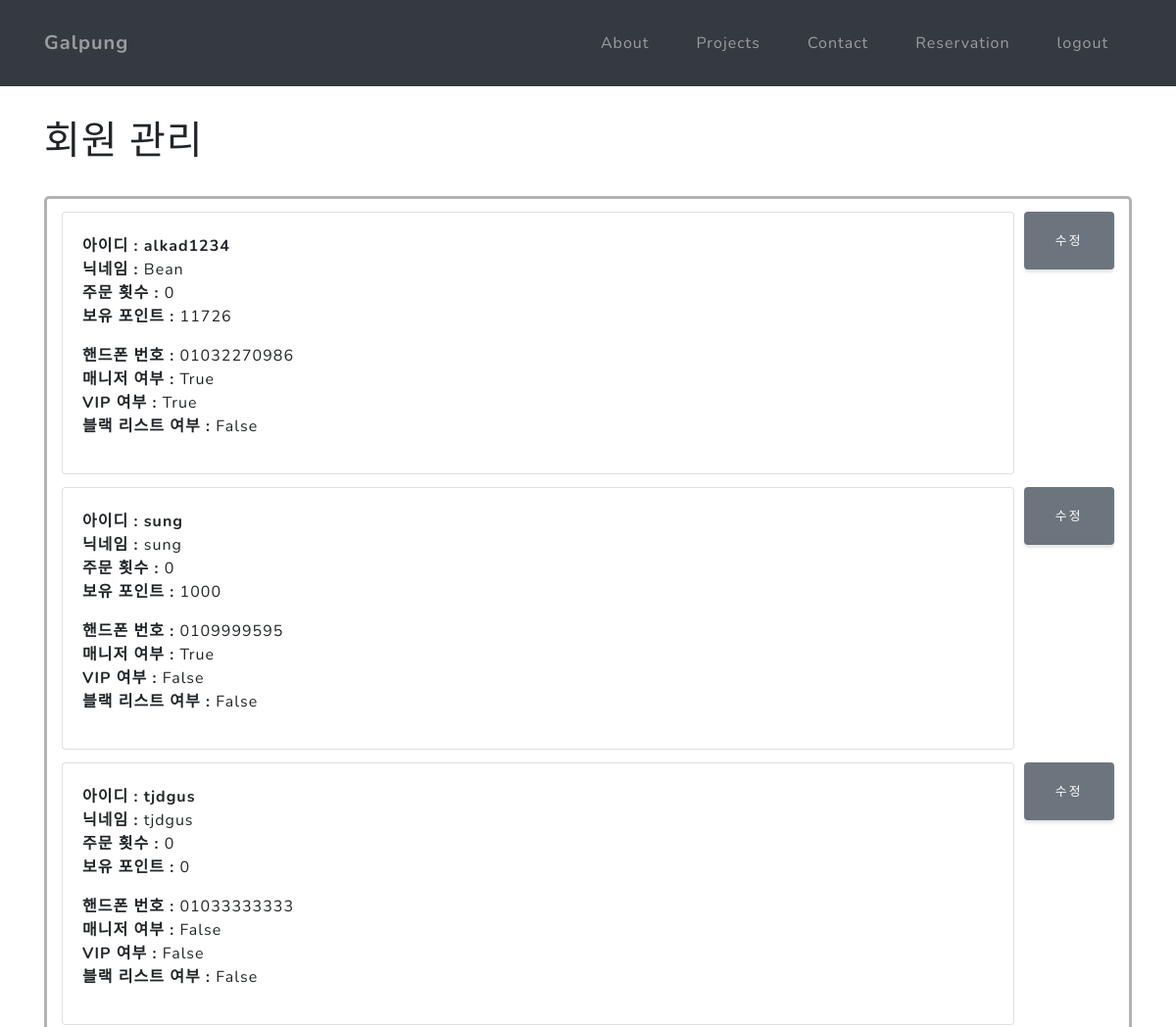
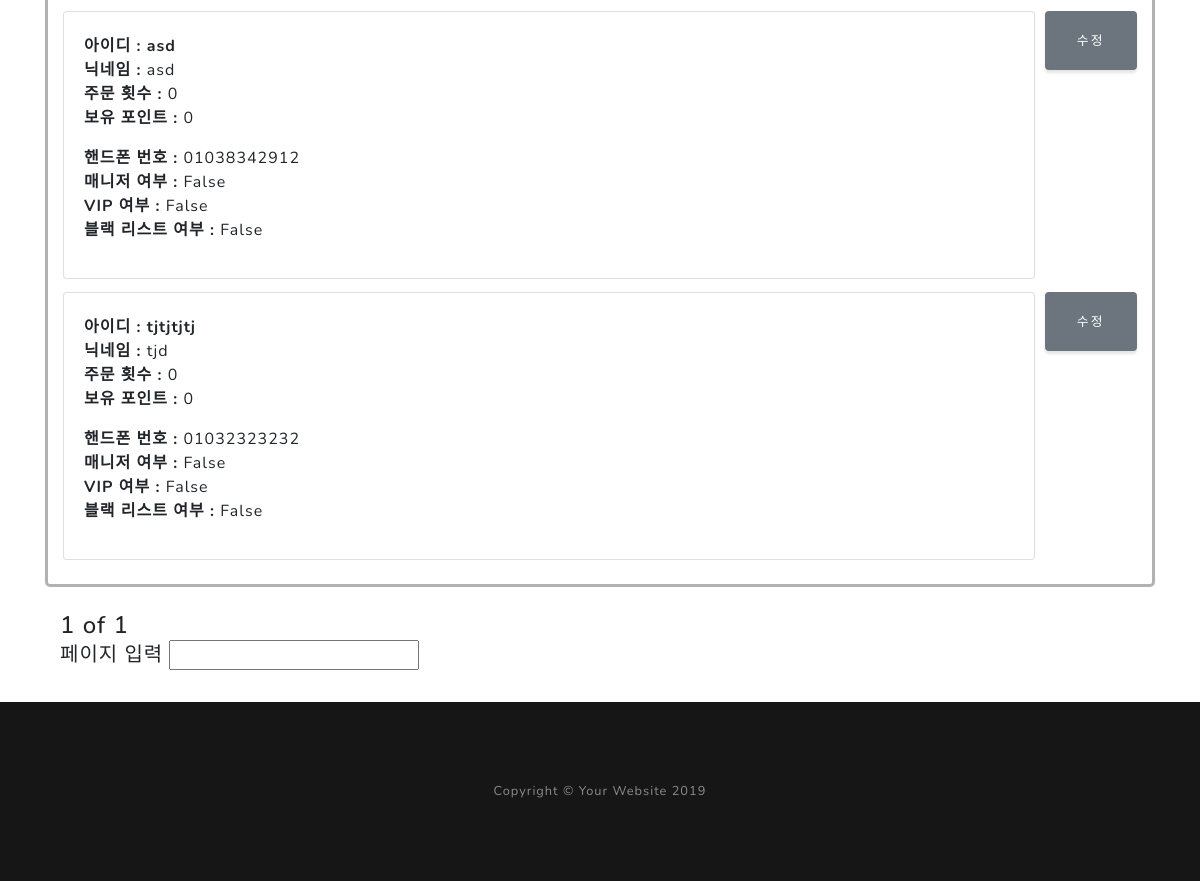
Screenshot of /manager/page/user/ (signed in) with the database file from the repository (2 pictures, top to bottom).
### login/models.py (models this page shows, shortened)
class NormalUser(models.Model) :
    idName = models.CharField(max_length=10)
    password = models.CharField(max_length=16)
    nickName = models.CharField(max_length=10)
    point = models.IntegerField(default = 0)

class User(NormalUser) :
    phoneNumber = models.CharField(max_length=12)
    reservCount = models.IntegerField(default = 0)
    isManager = models.BooleanField(default=False)
    isVip = models.BooleanField(default=False)
    isBlack = models.BooleanField(default=False)
    isManager = models.BooleanField(default=False)

class NormalUser(models.Model) :
    idName = models.CharField(max_length=10)
    password = models.CharField(max_length=16)
    nickName = models.CharField(max_length=10)
    point = models.IntegerField(default = 0)

### manager/views.py (the view)
# urls.py: path('user/', views.m_user, name = 'm_user'),
def m_user(request):
    list = NormalUser.objects and User.objects
    list = NormalUser.objects and User.objects
    list_all = NormalUser.objects.all() and User.objects.all()
    paginator = Paginator(list_all,6)
    page1 = request.GET.get('page')
    posts = paginator.get_page(page1)
    return render(request, 'manager/user.html', {'list':list , 'posts':posts})

### manager/templates/manager/user.html (shortened to what this page needs)
{% extends 'main/layout.html' %} {% block header %}
<div class="container">
    <br><br><br><br><br>
    <div class="top">
        <h1>회원 관리</h1>
    </div>
    <br>
    <div class="container" style="border: 3px solid rgba(0, 0, 0, 0.3); border-radius : 5px; position : relative">
        {%for list in posts %}
        <div class="del" style="float : right; margin: 13px 0; margin-left: 10px">
            <a href="{% url 'u_edit' list.id%}">
                <button type="button" class="btn btn-secondary">수정</button>
            </a>
        </div>
        <div class="list">
            <div class="card" style="margin-top : 13px;">
                <div class="card-body" style="padding-top : 12px; margin-top : 10px;">
                    <p>
                        <b>아이디 : {{ list.idName }}</b><br>
                        <b>닉네임 : </b> {{ list.nickName }}<br>
                        <b>주문 횟수 : </b>{{ list.reservCount }}<br>
                        <b>보유 포인트 : </b>{{ list.point }}<br>
                    </p>
                    <p>
                        <b>핸드폰 번호 :</b> {{ list.phoneNumber }}<br>
                        <b>매니저 여부 :</b> {{ list.isManager }}<br>
                        <b>VIP 여부 : </b> {{ list.isVip }}<br>
                        <b>블랙 리스트 여부 : </b> {{ list.isBlack }}<br>
                </div>
            </div>
   </div>
{%endfor%}
<br>
</div>
<br>
<div class="page">
    <div class="container" style="">
        <h4 style = "">
            <span>{{posts.number}}</span>
            <span> of </span>
            <span>{{posts.paginator.num_pages}}</span>
<br>
            <form action="{%url 'getpage' %}">
                <h5>페이지 입력
                    <input type='number' name='pagenum'>
                </h5>
            </form>
        </h4>
    </div>
</div>
</div>
<br>
{% endblock %}

### main/static/main/css/grayscale.css (style rules this page uses)
.btn { box-shadow: 0 0.1875rem 0.1875rem 0 rgba(0, 0, 0, 0.1) !important; padding: 1.25rem 2rem; font-family: 'Varela Round'; font-size: 80%; text-transform: uppercase; letter-spacing: .15rem; border: 0; }
body { font-family: 'Nunito'; letter-spacing: 0.0625em; }
a { color: #64a19d; }

### rows the page displays
User: idName "alkad1234", nickName "Bean", reservCount "0", point "11726", phoneNumber "01032270986", isManager "True", isVip "True", isBlack "False"
User: idName "sung", nickName "sung", reservCount "0", point "1000", phoneNumber "0109999595", isManager "True", isVip "False", isBlack "False"
User: idName "tjdgus", nickName "tjdgus", reservCount "0", point "0", phoneNumber "01033333333", isManager "False", isVip "False", isBlack "False"
User: idName "asd", nickName "asd", reservCount "0", point "0", phoneNumber "01038342912", isManager "False", isVip "False", isBlack "False"
User: idName "tjtjtjtj", nickName "tjd", reservCount "0", point "0", phoneNumber "01032323232", isManager "False", isVip "False", isBlack "False"

### other values shown
{{ posts.number }} "1"
{{ posts.paginator.num_pages }} "1"
